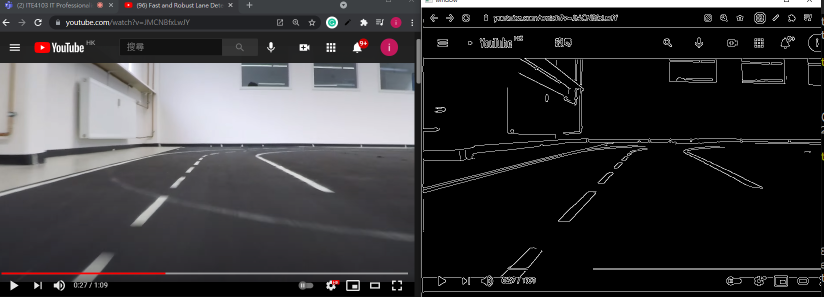
#> input picture img/cap_lane 2021-06-24.png, 1647 x 594 px (shown at 1/2 size)
$ python -i ScreenCap.py   (imports and definitions only)
#> lines starting #> are read from the running program, lines starting #| are printed output that depends on the picture
#> further down, picture is the input picture: shape (594, 1647, 3); mean B, G, R 57.9, 56.1, 57.1
import numpy as np
from PIL import ImageGrab
import cv2


def draw_lines(img,lines):
    try:
        for line in lines:
            coords = line[0]
            cv2.line(img,(coords[0],coords[1]),(coords[2],coords[3]),[255,255,255],2)

    except:
        pass

def process_img(og_image):
    processed_img = cv2.cvtColor(og_image,cv2.COLOR_BGR2GRAY)
    processed_img = cv2.GaussianBlur(processed_img,(5,5),1)
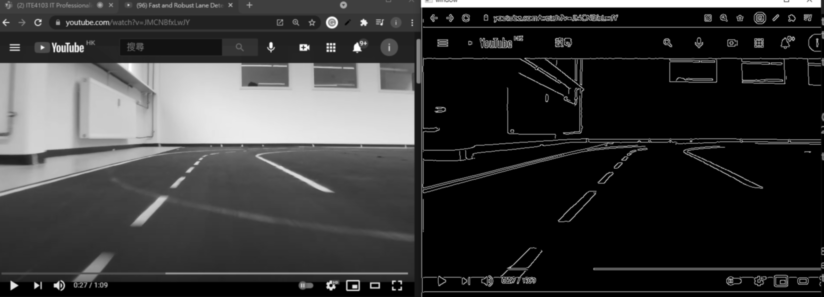
#> processed_img: shape (594, 1647) (shown at 1/2 size); min 0, max 255, mean 56.6
    processed_img = cv2.Canny(
            processed_img,
            threshold1=50,
            threshold2=100)
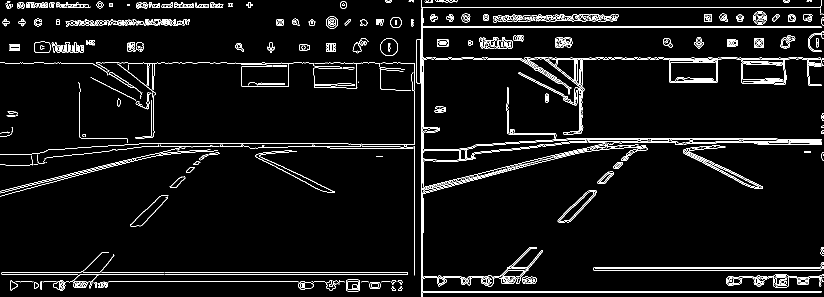
#> processed_img: shape (594, 1647) (shown at 1/2 size); 4.7% white in thin lines or dots
    #vertices = np.array(([[10,500],
    #                    [10,300],
    #                    [300,200],
    #                    [500,200],
    #                    [800,300],
    #                    [800,500]]))
    #processed_img = roi(processed_img,[vertices])
#                           edges
    #lines = cv2.HoughLinesP(processed_img,1,np.pi/180,180,20,15)
    #draw_lines(processed_img,lines)

    return processed_img


def roi(img,certices):
    mask=np.zeros_like(img)
    cv2.fillPoly(mask,certices,255)
    masked = cv2.bitwise_and(img, mask)
    return masked
def main():

    while(True):
        screen =  np.array(ImageGrab.grab(bbox=(0,40,800,640)))
        screen2=process_img(screen)
        #cv2.imshow('window',cv2.cvtColor(screen,cv2.COLOR_BGR2RGB))
        cv2.imshow("window",screen2)
        if cv2.waitKey(25) & 0xFF == ord('q'):
            cv2.destroyAllWindows()
            break
# [1 line not run here, left out]

>>> import cv2
>>> picture = cv2.imread('../img/cap_lane 2021-06-24.png')
>>> result = process_img(picture)
